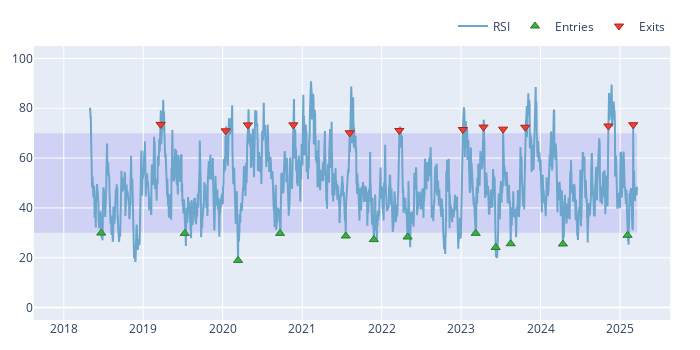

Notebook code for this chart:
### Code cell
entries, exits = entries.vbt.signals.clean(exits)
plot_rsi(rsi, entries=entries, exits=exits)

### Figure 1 — Plotly figure (JSON) as saved in the notebook; plotly's stock layout.template omitted (floating-point values rounded to 4 significant figures; data arrays with more than 128 entries replaced by an {"elided": "..."} marker saying what was removed)
{"data": [{"line": {"color": "#6ca6cd"}, "mode": "lines", "name": "RSI", "showlegend": true, "type": "scatter", "uid": "b4dce273-db28-4316-984d-8b4e161187ca", "x": {"elided": "2773 str values"}, "y": {"elided": "2773 float values"}}, {"marker": {"color": "#37B13F", "line": {"color": "rgb(38,123,44)", "width": 1}, "size": 8, "symbol": "triangle-up"}, "mode": "markers", "name": "Entries", "showlegend": true, "type": "scatter", "uid": "4cde1c89-94f2-4ce8-9b32-fca93f4203df", "x": ["2018-06-22T00:00:00+00:00", "2019-07-11T00:00:00+00:00", "2020-03-12T00:00:00+00:00", "2020-09-21T00:00:00+00:00", "2021-07-20T00:00:00+00:00", "2021-11-26T00:00:00+00:00", "2022-04-30T00:00:00+00:00", "2023-03-09T00:00:00+00:00", "2023-06-09T00:00:00+00:00", "2023-08-17T00:00:00+00:00", "2024-04-13T00:00:00+00:00", "2025-02-04T00:00:00+00:00"], "y": [29.9, 29.77, 18.93, 29.77, 28.73, 27.27, 28.32, 29.8, 24.11, 25.62, 25.52, 29.0]}, {"marker": {"color": "#EA4335", "line": {"color": "rgb(181,31,18)", "width": 1}, "size": 8, "symbol": "triangle-down"}, "mode": "markers", "name": "Exits", "showlegend": true, "type": "scatter", "uid": "9ec3d24f-2bc2-4faf-b055-1cab0774ecea", "x": ["2019-03-22T00:00:00+00:00", "2020-01-15T00:00:00+00:00", "2020-04-26T00:00:00+00:00", "2020-11-21T00:00:00+00:00", "2021-08-07T00:00:00+00:00", "2022-03-23T00:00:00+00:00", "2023-01-09T00:00:00+00:00", "2023-04-14T00:00:00+00:00", "2023-07-13T00:00:00+00:00", "2023-10-23T00:00:00+00:00", "2024-11-08T00:00:00+00:00", "2025-03-02T00:00:00+00:00"], "y": [73.53, 70.94, 73.32, 73.34, 70.16, 71.09, 71.47, 72.45, 71.62, 72.39, 72.89, 73.4]}], "layout": {"height": 350, "legend": {"orientation": "h", "traceorder": "normal", "x": 1, "xanchor": "right", "y": 1.02, "yanchor": "bottom"}, "margin": {"b": 30, "l": 30, "r": 30, "t": 30}, "shapes": [{"fillcolor": "mediumslateblue", "layer": "below", "line": {"width": 0}, "opacity": 0.2, "type": "rect", "x0": "2017-08-17T00:00:00+00:00", "x1": "2025-03-20T00:00:00+00:00", "xref": "x", "y0": 30, "y1": 70, "yref": "y"}], "width": 700, "yaxis": {"range": [-5, 105]}}}
